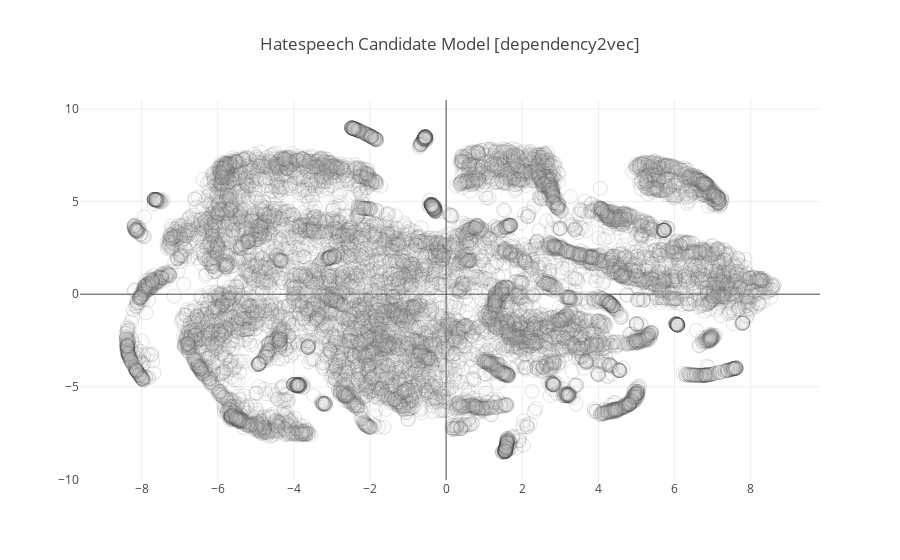

The notebook cell this image was saved under:
### Markdown cell above
#### 3.4 Visualize the model in 2D space

### Code cell
plot_word_embedding(hs_candidates_exp6_model_X_tsne, hs_candidates_exp6_model_vocab, "Hatespeech Candidate Model [dependency2vec]", False)

### Figure 1 — Plotly figure (JSON) as saved in the notebook; plotly's stock layout.template omitted (floating-point values rounded to 4 significant figures; data arrays with more than 128 entries replaced by an {"elided": "..."} marker saying what was removed)
{"data": [{"marker": {"color": "rgba(217, 217, 217, 0.14)", "line": {"width": 0.5}, "opacity": 0.3, "size": 14}, "mode": "markers", "text": null, "type": "scatter", "x": {"elided": "10812 float values"}, "y": {"elided": "10812 float values"}}], "layout": {"title": "Hatespeech Candidate Model [dependency2vec]"}}
